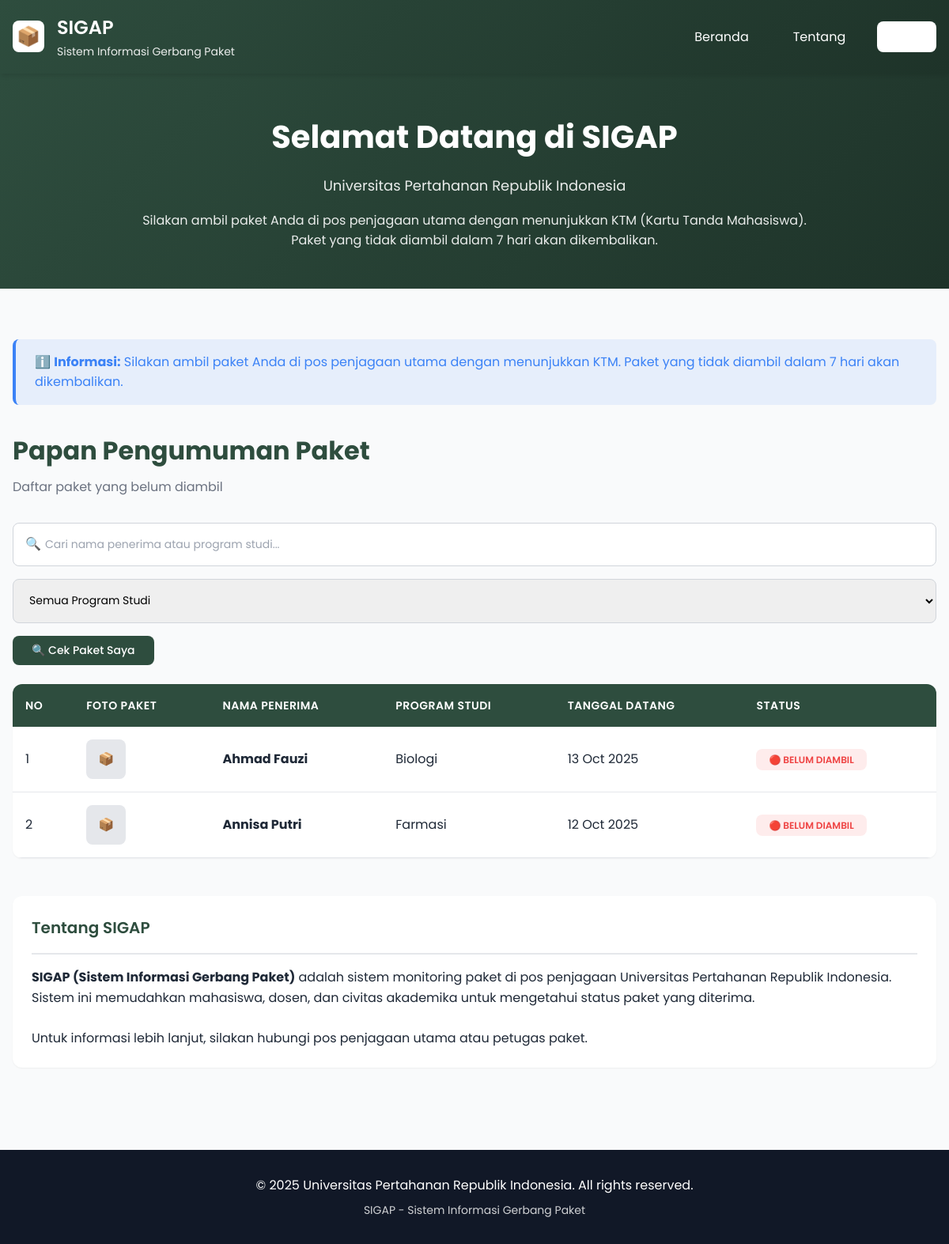
The page / on the database its author committed.
### tables this page shows
CREATE TABLE IF NOT EXISTS packages (
    id INT AUTO_INCREMENT PRIMARY KEY,
    nama_penerima VARCHAR(100) NOT NULL,
    nim VARCHAR(20) NOT NULL,
    prodi_id INT NOT NULL,
    tanggal_datang DATE NOT NULL,
    petugas_penerima VARCHAR(100) NOT NULL,
    foto_paket VARCHAR(255),
    catatan TEXT,
    status ENUM('Belum Diambil', 'Sudah Diambil') DEFAULT 'Belum Diambil',
    tanggal_diambil DATETIME NULL,
    foto_serah_terima VARCHAR(255) NULL,
    petugas_serah_terima INT NULL,
    created_at TIMESTAMP DEFAULT CURRENT_TIMESTAMP,
    updated_at TIMESTAMP DEFAULT CURRENT_TIMESTAMP ON UPDATE CURRENT_TIMESTAMP,
    FOREIGN KEY (prodi_id) REFERENCES program_studi(id),
    FOREIGN KEY (petugas_serah_terima) REFERENCES users(id),
    INDEX idx_nim (nim),
    INDEX idx_nama_penerima (nama_penerima),
    INDEX idx_status (status),
    INDEX idx_tanggal_datang (tanggal_datang)
);

CREATE TABLE IF NOT EXISTS program_studi (
    id INT AUTO_INCREMENT PRIMARY KEY,
    nama_prodi VARCHAR(100) NOT NULL,
    created_at TIMESTAMP DEFAULT CURRENT_TIMESTAMP
);

### config/config.php (called while the page is built, shortened)
<?php
spl_autoload_register(function ($class_name) {
    $directories = [
        ROOT_PATH . 'models/',
        ROOT_PATH . 'controllers/',
    ];
    foreach ($directories as $directory) {
        $file = $directory . $class_name . '.php';
        if (file_exists($file)) {
            return;
        }
    }
});
require_once ROOT_PATH . 'config/database.php';

### config/database.php (called while the page is built, shortened)
<?php
class Database {
    private $host = DB_HOST;
    private $user = DB_USER;
    private $pass = DB_PASS;
    private $dbname = DB_NAME;
    private $conn;
    private function connect() {
        $this->conn = new mysqli($this->host, $this->user, $this->pass, $this->dbname);
        $this->conn->set_charset("utf8mb4");
    }
    public function getConnection() {
        return $this->conn;
    }
    public function query($sql, $params = []) {
        $stmt = $this->conn->prepare($sql);
        if (!empty($params)) {
            $types = '';
            $values = [];
            foreach ($params as $param) {
                if (is_int($param)) {
                    $types .= 'i';
                } elseif (is_double($param)) {
                    $types .= 'd';
                } else {
                    $types .= 's';
                }
                $values[] = $param;
            }
            $stmt->bind_param($types, ...$values);
        }
        $stmt->execute();
        return $stmt;
    }
    public function fetchAll($sql, $params = []) {
        $stmt = $this->query($sql, $params);
        $result = $stmt->get_result();
        $data = [];
        while ($row = $result->fetch_assoc()) {
            $data[] = $row;
        }
        return $data;
    }
}

### models/Package.php (called while the page is built, shortened)
<?php
class Package {
    private $db;
    public function __construct() {
        $this->db = new Database();
    }
    public function getAllPackages($filters = []) {
        $sql = "SELECT p.*, ps.nama_prodi, u.full_name as petugas_nama
                FROM packages p
                LEFT JOIN program_studi ps ON p.prodi_id = ps.id
                LEFT JOIN users u ON p.petugas_serah_terima = u.id
                WHERE 1=1";
        $params = [];
        if (isset($filters['status']) && !empty($filters['status'])) {
            $sql .= " AND p.status = ?";
            $params[] = $filters['status'];
        }
        $sql .= " ORDER BY p.tanggal_datang DESC, p.created_at DESC";
        return $this->db->fetchAll($sql, $params);
    }
}

### index.php (the view, shortened to what this page needs)
<?php
require_once __DIR__ . '/config/config.php';
$packageModel = new Package();
$packages = $packageModel->getAllPackages(['status' => STATUS_BELUM_DIAMBIL]);
?>
<!DOCTYPE html>
<html lang="id">
<head>
    <link rel="stylesheet" href="assets/css/style.css">
</head>
<body>
    <nav class="navbar">
        <div class="navbar-container">
            <div class="navbar-brand">
                <div class="navbar-brand-icon">
                    📦
                </div>
                <div>
                    <div style="font-size: 1.5rem; font-weight: 600;">SIGAP</div>
                    <div class="navbar-subtitle">Sistem Informasi Gerbang Paket</div>
                </div>
            </div>
            <ul class="navbar-menu">
                <li><a href="index.php">Beranda</a></li>
                <li><a href="#tentang">Tentang</a></li>
                <li><a href="views/auth/login.php" class="btn-login">Login</a></li>
            </ul>
        </div>
    </nav>
    <section class="hero">
        <div class="container">
            <h1>Selamat Datang di SIGAP</h1>
            <p>Universitas Pertahanan Republik Indonesia</p>
            <p style="margin-top: 1rem; font-size: 1rem;">
                Silakan ambil paket Anda di pos penjagaan utama dengan menunjukkan KTM (Kartu Tanda Mahasiswa).
                <br>Paket yang tidak diambil dalam 7 hari akan dikembalikan.
            </p>
        </div>
    </section>
    <main class="container" style="padding: 2rem 1rem;">
        <div class="alert alert-info" style="margin-bottom: 2rem;">
            <span>
                ℹ️ <strong>Informasi:</strong> Silakan ambil paket Anda di pos penjagaan utama dengan menunjukkan KTM.
                Paket yang tidak diambil dalam 7 hari akan dikembalikan.
            </span>
        </div>
        <div class="page-header">
            <h1>Papan Pengumuman Paket</h1>
            <p>Daftar paket yang belum diambil</p>
        </div>
        <div class="search-filter-bar">
            <div class="search-box">
                <span class="search-icon">🔍</span>
                <input
                    type="text"
                    id="searchInput"
                    class="form-control"
                    placeholder="Cari nama penerima atau program studi..."
                >
            </div>
            <select id="filterProdi" class="form-control filter-select">
                <option value="">Semua Program Studi</option>
            </select>
            <button class="btn btn-primary" onclick="openModal('modalCekPaket')">
                🔍 Cek Paket Saya
            </button>
        </div>
        <div class="table-container">
            <table id="packageTable">
                <thead>
                    <tr>
                        <th>No</th>
                        <th>Foto Paket</th>
                        <th>Nama Penerima</th>
                        <th>Program Studi</th>
                        <th>Tanggal Datang</th>
                        <th>Status</th>
                    </tr>
                </thead>
                <tbody>
                    <?php if (empty($packages)): ?>
                        <tr>
                            <td colspan="6" style="text-align: center; padding: 2rem;">
                                Tidak ada paket yang belum diambil
                            </td>
                        </tr>
                    <?php else: ?>
                        <?php $no = 1; foreach ($packages as $package): ?>
                            <tr data-prodi="<?= $package['prodi_id'] ?>">
                                <td><?= $no++ ?></td>
                                <td>
                                    <?php if ($package['foto_paket']): ?>
                                        <img src="<?= UPLOAD_URL . $package['foto_paket'] ?>" alt="Foto Paket">
                                    <?php else: ?>
                                        <div style="width: 50px; height: 50px; background: var(--gray-200); display: flex; align-items: center; justify-content: center; border-radius: var(--radius-md);">
                                            📦
                                        </div>
                                    <?php endif; ?>
                                </td>
                                <td><strong><?= htmlspecialchars($package['nama_penerima']) ?></strong></td>
                                <td><?= htmlspecialchars($package['nama_prodi']) ?></td>
                                <td><?= date('d M Y', strtotime($package['tanggal_datang'])) ?></td>
                                <td>
                                    <span class="badge badge-danger">
                                        🔴 <?= htmlspecialchars($package['status']) ?>
                                    </span>
                                </td>
                            </tr>
                        <?php endforeach; ?>
                    <?php endif; ?>
                </tbody>
            </table>
        </div>
        <div id="tentang" class="card" style="margin-top: 3rem;">
            <div class="card-header">Tentang SIGAP</div>
            <div class="card-body">
                <p>
                    <strong>SIGAP (Sistem Informasi Gerbang Paket)</strong> adalah sistem monitoring paket
                    di pos penjagaan Universitas Pertahanan Republik Indonesia. Sistem ini memudahkan
                    mahasiswa, dosen, dan civitas akademika untuk mengetahui status paket yang diterima.
                </p>
                <br>
                <p>
                    Untuk informasi lebih lanjut, silakan hubungi pos penjagaan utama atau petugas paket.
                </p>
            </div>
        </div>
    </main>
    <footer style="background: var(--gray-900); color: var(--white); text-align: center; padding: 2rem; margin-top: 3rem;">
        <p>&copy; <?= date('Y') ?> Universitas Pertahanan Republik Indonesia. All rights reserved.</p>
        <p style="font-size: 0.875rem; opacity: 0.8; margin-top: 0.5rem;">SIGAP - Sistem Informasi Gerbang Paket</p>
    </footer>
</body>
</html>

### rows shown on the page
packages: nama_penerima "Ahmad Fauzi", prodi.nama_prodi "Biologi", tanggal_datang "13 Oct 2025", status "BELUM DIAMBIL"
packages: nama_penerima "Annisa Putri", prodi.nama_prodi "Farmasi", tanggal_datang "12 Oct 2025", status "BELUM DIAMBIL"
